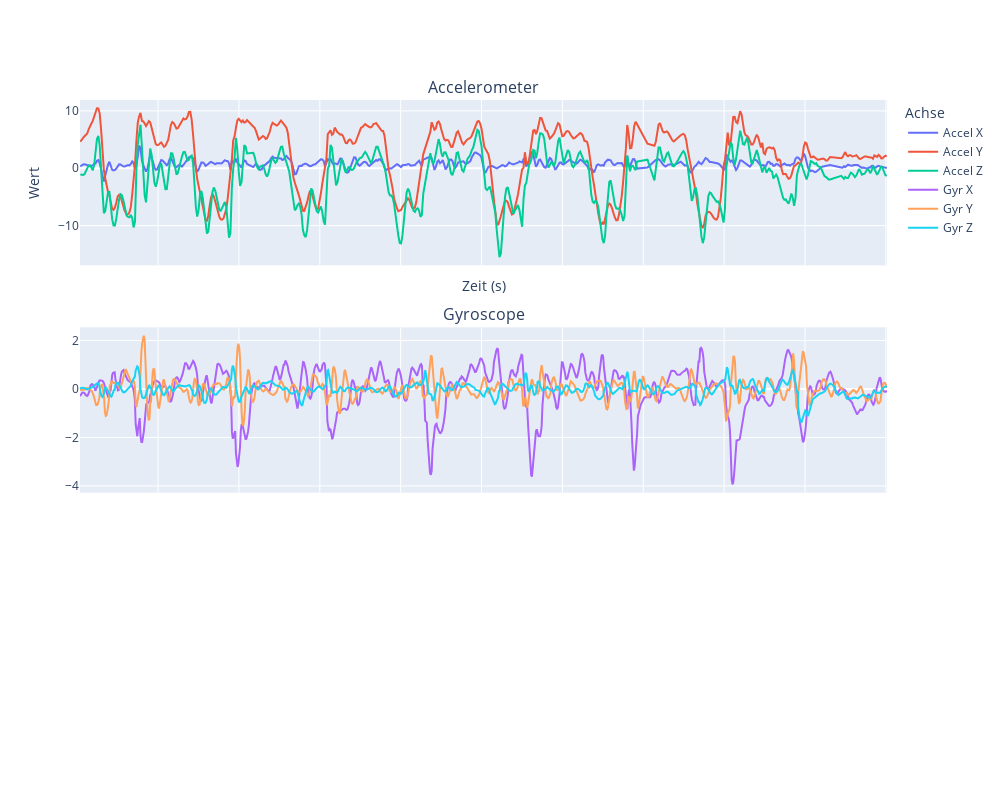

Write notebook code for a chart like this one.
### Code cell
compare_acc_gyr(jump_acc,jump_gyr)

### Figure 1 — Plotly figure (JSON) as saved in the notebook; plotly's stock layout.template omitted (floating-point values rounded to 4 significant figures; data arrays with more than 128 entries replaced by an {"elided": "..."} marker saying what was removed)
{"data": [{"name": "Accel X", "type": "scatter", "x": {"elided": "558 float values"}, "y": {"elided": "558 float values"}}, {"name": "Accel Y", "type": "scatter", "x": {"elided": "558 float values"}, "y": {"elided": "558 float values"}}, {"name": "Accel Z", "type": "scatter", "x": {"elided": "558 float values"}, "y": {"elided": "558 float values"}}, {"marker": {"size": 4}, "name": "Gyr X", "type": "scatter", "x": {"elided": "999 float values"}, "xaxis": "x2", "y": {"elided": "999 float values"}, "yaxis": "y2"}, {"marker": {"size": 4}, "name": "Gyr Y", "type": "scatter", "x": {"elided": "999 float values"}, "xaxis": "x2", "y": {"elided": "999 float values"}, "yaxis": "y2"}, {"marker": {"size": 4}, "name": "Gyr Z", "type": "scatter", "x": {"elided": "999 float values"}, "xaxis": "x2", "y": {"elided": "999 float values"}, "yaxis": "y2"}], "layout": {"annotations": [{"font": {"size": 16}, "showarrow": false, "text": "Accelerometer", "x": 0.5, "xanchor": "center", "xref": "paper", "y": 1, "yanchor": "bottom", "yref": "paper"}, {"font": {"size": 16}, "showarrow": false, "text": "Gyroscope", "x": 0.5, "xanchor": "center", "xref": "paper", "y": 0.6333, "yanchor": "bottom", "yref": "paper"}], "height": 800, "legend": {"title": {"text": "Achse"}}, "width": 1000, "xaxis": {"anchor": "y", "domain": [0, 1], "matches": "x3", "showticklabels": false, "title": {"text": "Zeit (s)"}}, "xaxis2": {"anchor": "y2", "domain": [0, 1], "matches": "x3", "showticklabels": false}, "xaxis3": {"anchor": "y3", "domain": [0, 1]}, "yaxis": {"anchor": "x", "domain": [0.7333, 1], "title": {"text": "Wert"}}, "yaxis2": {"anchor": "x2", "domain": [0.3667, 0.6333]}, "yaxis3": {"anchor": "x3", "domain": [0, 0.2667]}}}
